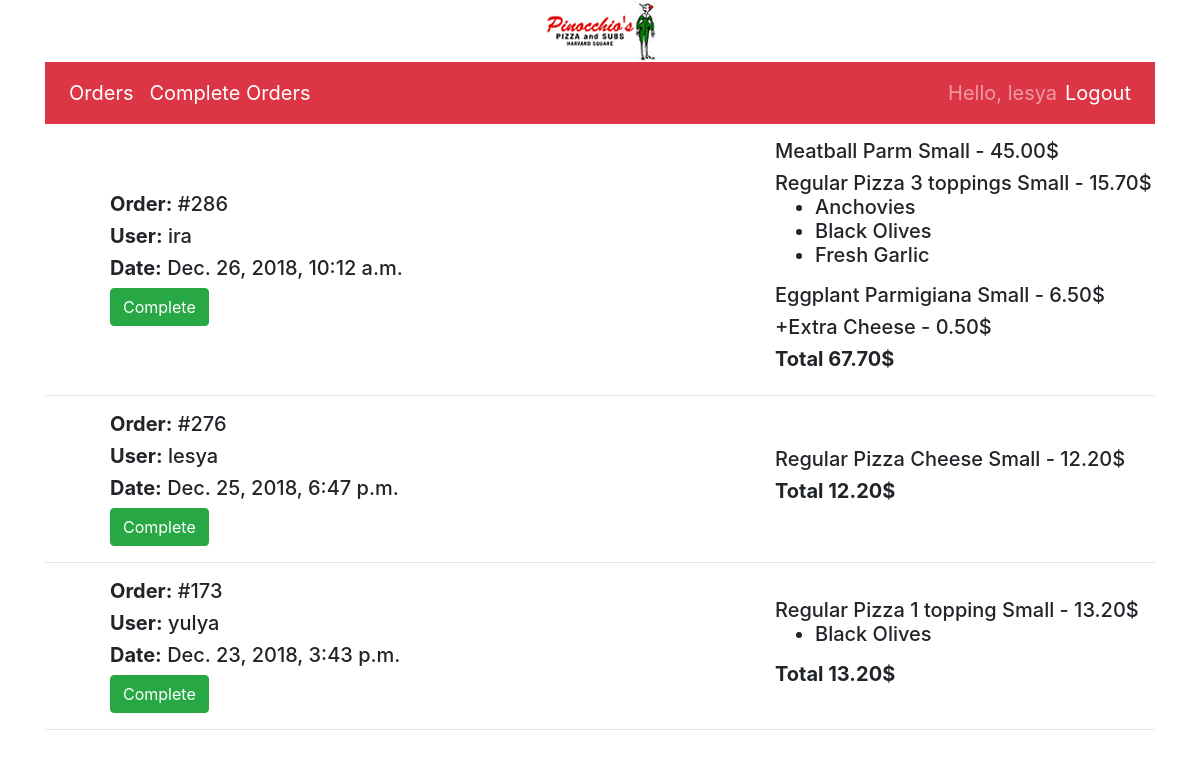
Screenshot of /order (signed in) with the database file from the repository.
### orders/models.py (models this page shows, shortened)
class OrderNumber(models.Model):
    username = models.CharField(max_length=64, default='')
    email = models.CharField(max_length=64, default='')
    date = models.DateTimeField(auto_now_add=True)
    in_cart = models.BooleanField(default=True)
    in_process = models.BooleanField(default=True)
    done = models.BooleanField(default=False)
    total = models.DecimalField(max_digits=6, decimal_places=2, default=0)

class Order(models.Model):
    username = models.CharField(max_length=64, default='')
    food = models.ForeignKey(Food, related_name='order_food', on_delete=models.CASCADE)
    price = models.DecimalField(max_digits=6, decimal_places=2, default=0)
    order_num = models.ForeignKey(OrderNumber, on_delete=models.CASCADE, related_name="order_items")
    toppings = models.ManyToManyField(Topping, blank=True, related_name='pizza')
    extra = models.BooleanField(default=False)
    extra_sub = models.ManyToManyField(ExtraSub, blank=True, related_name='subs')
    def __str__(self):
        return f"{self.food}"

class Food(models.Model):
    name = models.CharField(max_length=64, verbose_name="Food")
    category = models.ForeignKey(Category, on_delete=models.CASCADE, related_name='food_category')
    size = models.ForeignKey(Size, on_delete=models.CASCADE, related_name='food_size', blank=True, null=True)
    type = models.ForeignKey(PizzaType, on_delete=models.CASCADE, related_name='pizza_type', blank=True, null=True)
    select_toppings = models.ForeignKey(ToppingNumber, on_delete=models.CASCADE, related_name='pizza_topping_number',
                                        blank=True, null=True)
    price = models.ForeignKey(Price, on_delete=models.CASCADE, related_name='food_price')
    extra = models.BooleanField(default=False)
    def __str__(self):
        if self.size:
            return f"{self.name} {self.size} - {self.price}$"
        return f"{self.name} - {self.price}$"

class Size(models.Model):
    size = models.CharField(max_length=64)
    def __str__(self):
        return f"{self.size}"

class Price(models.Model):
    price = models.DecimalField(max_digits=6, decimal_places=2)
    def __str__(self):
        return f"{self.price}"

class Topping(models.Model):
    name = models.CharField(max_length=64, default='')
    def __str__(self):
        return f"{self.name}"

### orders/views.py (the view)
# urls.py: path("order", views.orders_done, name="order_done"),
def orders_done(request):
    username = request.user.username
    email = request.user.email
    orders = OrderNumber.objects.filter(in_process=True, done=False).exclude(total=0).order_by("-date")
    order = cart1(username, email)
    context = {
        'orders': orders,
        'total': total(order),
    }
    return render(request, 'orders/orders.html', context)

### orders/views.py (called while the page is built)
def cart1(username, email):
    try:
        cart1 = OrderNumber.objects.get(username=username, in_cart=True)
    except OrderNumber.DoesNotExist:
        total_0 = OrderNumber.objects.filter(total=0)
        if total_0:
            total_0.delete()
        cart1 = OrderNumber(username=username, email=email)
        cart1.save()
    return cart1

def total(order):
    if not isinstance(order, OrderNumber):
        raise Http404("{} is not an instance of OrderNumber.".format(order))
    else:
        items = order.order_items.all()
        order.total = 0
        for item in items:
            order.total += item.price
        order.save()

### orders/templates/orders/orders.html (shortened to what this page needs)
{% extends 'orders/base.html' %}
{% load static %}
{% block content %}
{% if user.is_authenticated %}
    {%  if user.is_staff %}
            {% for order in orders %}
                <div class="row" style="margin-top: 15px;">
                    <div id="detail" class="col-sm-12 col-md-6 col-lg-7">
                        <h5><strong>Order:</strong> #{{ order.id }}</h5>
                        <h5><strong>User:</strong> {{ order.username }}</h5>
                        <h5><strong>Date:</strong> {{ order.date }}</h5>
                        <form action="{% url 'send_email' %}" method="post">
                            <input type="submit" class="btn btn-success" value="Complete"/>
                        </form>
                    </div>
                    <div id="detail" class="col-sm-12 col-md-6 col-lg-5">
                        {% for item in order.order_items.all %}
                            <h5>{{ item }}
                                {% if item.toppings.all|length > 0 %}
                                    <ul>
                                        {% for topping in item.toppings.all %}
                                            <li>{{ topping }}</li>
                                        {% endfor %}
                                    </ul>
                                {% endif %} </h5>
                        {% endfor %}
                        <h5><strong>Total {{ order.total }}$</strong></h5>
                    </div>
                </div><hr>
            {% endfor %}
        {% endif %}
{% endif %}
{% endblock %}

### orders/templates/orders/base.html (shortened to what this page needs)
<!DOCTYPE html>
{% load static %}
<html lang="en">
<head>
    <link rel="stylesheet" href="https://maxcdn.bootstrapcdn.com/bootstrap/4.1.3/css/bootstrap.min.css">
    <link rel="stylesheet" type="text/css" href="{% static "orders/css/style.css" %}">
    <link rel="stylesheet" type="text/css" href="{% static "orders/js/index.js" %}">
</head>
<body>
<header>
<div style="text-align: center">
<img id = "logo" src="{% static 'orders/img/Pinocchios.png' %}" style="width: auto; height: auto;">
</div>
   <div id="app" class="container">
    <nav class="navbar navbar-expand-lg navbar-dark bg-danger">
        <div id="navbarNavDropdown" class="navbar-collapse collapse">
            <ul class="navbar-nav mr-auto">
                {% if user.is_authenticated %}
                    <li class="nav-item">
                        <a class="nav-link" href="{% url "orders" %}">Orders</a>
                    </li>
                {% endif %}
                {%  if user.is_staff %}
                    <li class="nav-item">
                        <a class="nav-link" href="{% url "order_done" %}">Complete Orders</a>
                    </li>
                {% endif %}
            </ul>
            <ul class="navbar-nav">
                {% if user.is_authenticated %}
                    <span class="navbar-text">Hello, {{ user }}</span>
                    <li class="nav-item">
                        <a class="nav-link" href="{% url 'logout' %}">Logout</a>
                    </li>
                {% endif %}
            </ul>
        </div>
    </nav>
</div>
    </header>
<div class="container">
    {% block content %}
    {% endblock %}
</div>
</body>
</html>

### orders/static/orders/css/style.css (style rules this page uses)
.container { margin-bottom: 10px; }
.navbar-dark .navbar-nav .nav-link { color: rgba(255,255,255,1)!important; }
a { color: #239346 !important; }
ul { font-size: 20px; }
img { width: 100%; }
#detail, #picture { margin-top: auto!important; margin-bottom: auto!important; }
@media only screen and (min-device-width : 767px) and (max-device-width : 1024px) { #detail { text-align: left; padding-left: 30px; } }
@media screen and (min-width: 1024px) { #detail { padding-left: 80px; } }

### rows the page displays
OrderNumber: id "286", username "ira", date "Dec. 26, 2018, 10:12 a.m.", total "67.70"
Order: food.price "Meatball Parm Small - 45.00$"
Order: food.price "Regular Pizza 3 toppings Small - 15.70$"
Topping: name "Anchovies"
Topping: name "Black Olives"
Topping: name "Fresh Garlic"
Order: food.price "Eggplant Parmigiana Small - 6.50$"
Order: food.price "+Extra Cheese - 0.50$"
OrderNumber: id "276", username "lesya", date "Dec. 25, 2018, 6:47 p.m.", total "12.20"
Order: food.price "Regular Pizza Cheese Small - 12.20$"
OrderNumber: id "173", username "yulya", date "Dec. 23, 2018, 3:43 p.m.", total "13.20"
Order: food.price "Regular Pizza 1 topping Small - 13.20$"

### other values shown
{{ user }} "lesya"
